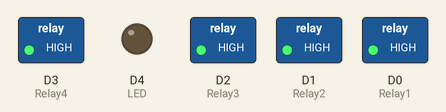
Simulated run of this sketch. Board: ESP8266 (NodeMCU). Parts: switched loads named in the sketch (green lamp = pin HIGH), output pins drawn as LEDs (lit = HIGH). WiFi joins after 1.5 s; servers stay silent unless stated; the Firebase database answers and starts empty; what the sketch prints to the serial monitor is not drawn.

Above: at 0.1 s.
At 1.6 s:
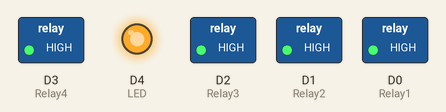
At 2.4 s:
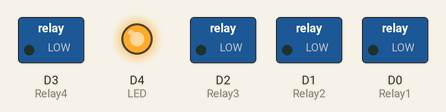
Timing chart, 0 to 3.9 s (numbered marks = the images above):
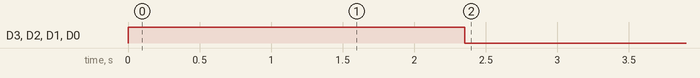

The sketch:

Ayushmanarudino.ino
```cpp
/*
 https://arduino.esp8266.com/stable/package_esp8266com_index.json
 */

#include <ESP8266WiFi.h>
#include <FirebaseESP8266.h>

#define ssid "Radhe Krishna"  //WiFi SSID
#define password "Radhe1234"  //WiFi Password
#define FIREBASE_HOST "ayuhttps://ayushman-65afd-default-rtdb.firebaseio.com/shman-65afd-default-rtdb.firebaseio.com" //Your Firebase Project URL goes here without "http:" , "\" and "/"
#define FIREBASE_AUTH "z1QCCSmO9WEPnVixhN6sVXdvA3eleBYAorD8xWYK" //Your Firebase Auth Token

FirebaseData firebaseData;

uint8_t Relay1 = D0;
uint8_t Relay2 = D1;
uint8_t Relay3 = D2;
uint8_t Relay4 = D3;

uint8_t LED = D4;

int load1, load2, load3, load4, Power;

void setup() {
Serial.begin(9600);

pinMode(Relay1, OUTPUT); digitalWrite(Relay1, HIGH);
pinMode(Relay2, OUTPUT); digitalWrite(Relay2, HIGH);
pinMode(Relay3, OUTPUT); digitalWrite(Relay3, HIGH);
pinMode(Relay4, OUTPUT); digitalWrite(Relay4, HIGH);

pinMode(LED, OUTPUT);

WiFi.begin (ssid, password);
while(WiFi.status() != WL_CONNECTED) {
 delay(500);
 Serial.print(".");
}
Serial.println ("");
Serial.println ("WiFi Connected!");
Firebase.begin(FIREBASE_HOST,FIREBASE_AUTH);
digitalWrite(LED,HIGH);
delay(100);
}

void loop() {

if(Firebase.get(firebaseData,"/P1")) {
 if (firebaseData.dataType() == "string") {
 Power = firebaseData.stringData().toInt();
 }
}

if(Firebase.get(firebaseData,"/L1")) {
 if (firebaseData.dataType() == "string") {
 load1 = firebaseData.stringData().toInt();
 }
}

if(Firebase.get(firebaseData,"/L2")) {
 if (firebaseData.dataType() == "string") {
 load2 = firebaseData.stringData().toInt();
 }
}

if(Firebase.get(firebaseData,"/L3")) {
 if (firebaseData.dataType() == "string") {
 load3 = firebaseData.stringData().toInt();
 }
}

if(Firebase.get(firebaseData,"/L4")) {
 if (firebaseData.dataType() == "string") {
 load4 = firebaseData.stringData().toInt();
 }
}

if(Power==0){
digitalWrite(Relay1, load1);
digitalWrite(Relay2, load2);
digitalWrite(Relay3, load3);
digitalWrite(Relay4, load4);
}else{
digitalWrite(Relay1, HIGH);
digitalWrite(Relay2, HIGH);
digitalWrite(Relay3, HIGH);
digitalWrite(Relay4, HIGH);
 }
}
```

Measured:
- by itself, D3 (Relay4), D2 (Relay3), D1 (Relay2), D0 (Relay1): HIGH → LOW at 2.4 s
